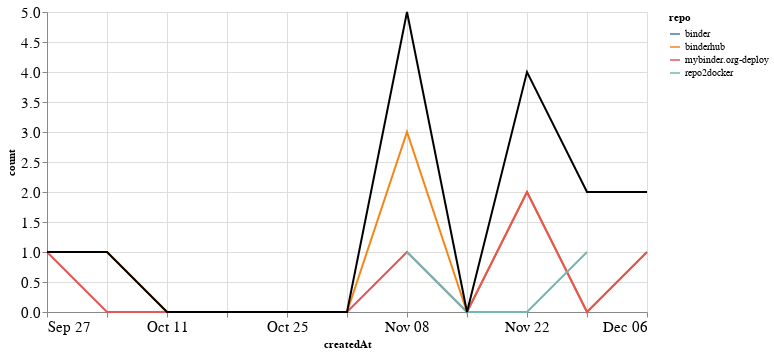

Notebook code cell kept with this figure:
### Markdown cell above
### PRs

### Code cell
prs_time = prs.groupby('repo').resample('W', on='createdAt').count()['author'].reset_index()
prs_time = prs_time.rename(columns={'author': 'count'})
prs_time_total = prs_time.groupby('createdAt').agg({"count": "sum"}).reset_index()

ch1 = alt.Chart(prs_time, width=600).mark_line().encode(
    x='createdAt',
    y='count',
    color='repo',
    tooltip="repo"
)

ch2 = alt.Chart(prs_time_total, width=600).mark_line(color="black").encode(
    x='createdAt',
    y='count',
)

ch1 + ch2

### Figure 1 — Vega-Lite specification as saved in the notebook (floating-point values rounded to 4 significant figures)
{"config": {"axisLeft": {"labelFontSize": 15}, "axisBottom": {"labelFontSize": 15}}, "layer": [{"data": {"name": "data-5f38459728502d6564e44f2223153b3d"}, "mark": "line", "encoding": {"color": {"type": "nominal", "field": "repo"}, "tooltip": {"type": "nominal", "field": "repo"}, "x": {"type": "temporal", "field": "createdAt"}, "y": {"type": "quantitative", "field": "count"}}, "width": 600}, {"data": {"name": "data-549ae078fc736492951f110f311aa6b5"}, "mark": {"type": "line", "color": "black"}, "encoding": {"x": {"type": "temporal", "field": "createdAt"}, "y": {"type": "quantitative", "field": "count"}}, "width": 600}], "$schema": "https://vega.github.io/schema/vega-lite/v4.8.1.json", "datasets": {"data-5f38459728502d6564e44f2223153b3d": [{"repo": "binder", "createdAt": "2020-11-29T00:00:00", "count": 1}, {"repo": "binderhub", "createdAt": "2020-10-04T00:00:00", "count": 1}, {"repo": "binderhub", "createdAt": "2020-10-11T00:00:00", "count": 0}, {"repo": "binderhub", "createdAt": "2020-10-18T00:00:00", "count": 0}, {"repo": "binderhub", "createdAt": "2020-10-25T00:00:00", "count": 0}, {"repo": "binderhub", "createdAt": "2020-11-01T00:00:00", "count": 0}, {"repo": "binderhub", "createdAt": "2020-11-08T00:00:00", "count": 3}, {"repo": "binderhub", "createdAt": "2020-11-15T00:00:00", "count": 0}, {"repo": "binderhub", "createdAt": "2020-11-22T00:00:00", "count": 2}, {"repo": "binderhub", "createdAt": "2020-11-29T00:00:00", "count": 0}, {"repo": "binderhub", "createdAt": "2020-12-06T00:00:00", "count": 1}, {"repo": "mybinder.org-deploy", "createdAt": "2020-09-27T00:00:00", "count": 1}, {"repo": "mybinder.org-deploy", "createdAt": "2020-10-04T00:00:00", "count": 0}, {"repo": "mybinder.org-deploy", "createdAt": "2020-10-11T00:00:00", "count": 0}, {"repo": "mybinder.org-deploy", "createdAt": "2020-10-18T00:00:00", "count": 0}, {"repo": "mybinder.org-deploy", "createdAt": "2020-10-25T00:00:00", "count": 0}, {"repo": "mybinder.org-deploy", "createdAt": "2020-11-01T00:00:00", "count": 0}, {"repo": "mybinder.org-deploy", "createdAt": "2020-11-08T00:00:00", "count": 1}, {"repo": "mybinder.org-deploy", "createdAt": "2020-11-15T00:00:00", "count": 0}, {"repo": "mybinder.org-deploy", "createdAt": "2020-11-22T00:00:00", "count": 2}, {"repo": "mybinder.org-deploy", "createdAt": "2020-11-29T00:00:00", "count": 0}, {"repo": "mybinder.org-deploy", "createdAt": "2020-12-06T00:00:00", "count": 1}, {"repo": "repo2docker", "createdAt": "2020-11-08T00:00:00", "count": 1}, {"repo": "repo2docker", "createdAt": "2020-11-15T00:00:00", "count": 0}, {"repo": "repo2docker", "createdAt": "2020-11-22T00:00:00", "count": 0}, {"repo": "repo2docker", "createdAt": "2020-11-29T00:00:00", "count": 1}], "data-549ae078fc736492951f110f311aa6b5": [{"createdAt": "2020-09-27T00:00:00", "count": 1}, {"createdAt": "2020-10-04T00:00:00", "count": 1}, {"createdAt": "2020-10-11T00:00:00", "count": 0}, {"createdAt": "2020-10-18T00:00:00", "count": 0}, {"createdAt": "2020-10-25T00:00:00", "count": 0}, {"createdAt": "2020-11-01T00:00:00", "count": 0}, {"createdAt": "2020-11-08T00:00:00", "count": 5}, {"createdAt": "2020-11-15T00:00:00", "count": 0}, {"createdAt": "2020-11-22T00:00:00", "count": 4}, {"createdAt": "2020-11-29T00:00:00", "count": 2}, {"createdAt": "2020-12-06T00:00:00", "count": 2}]}}
